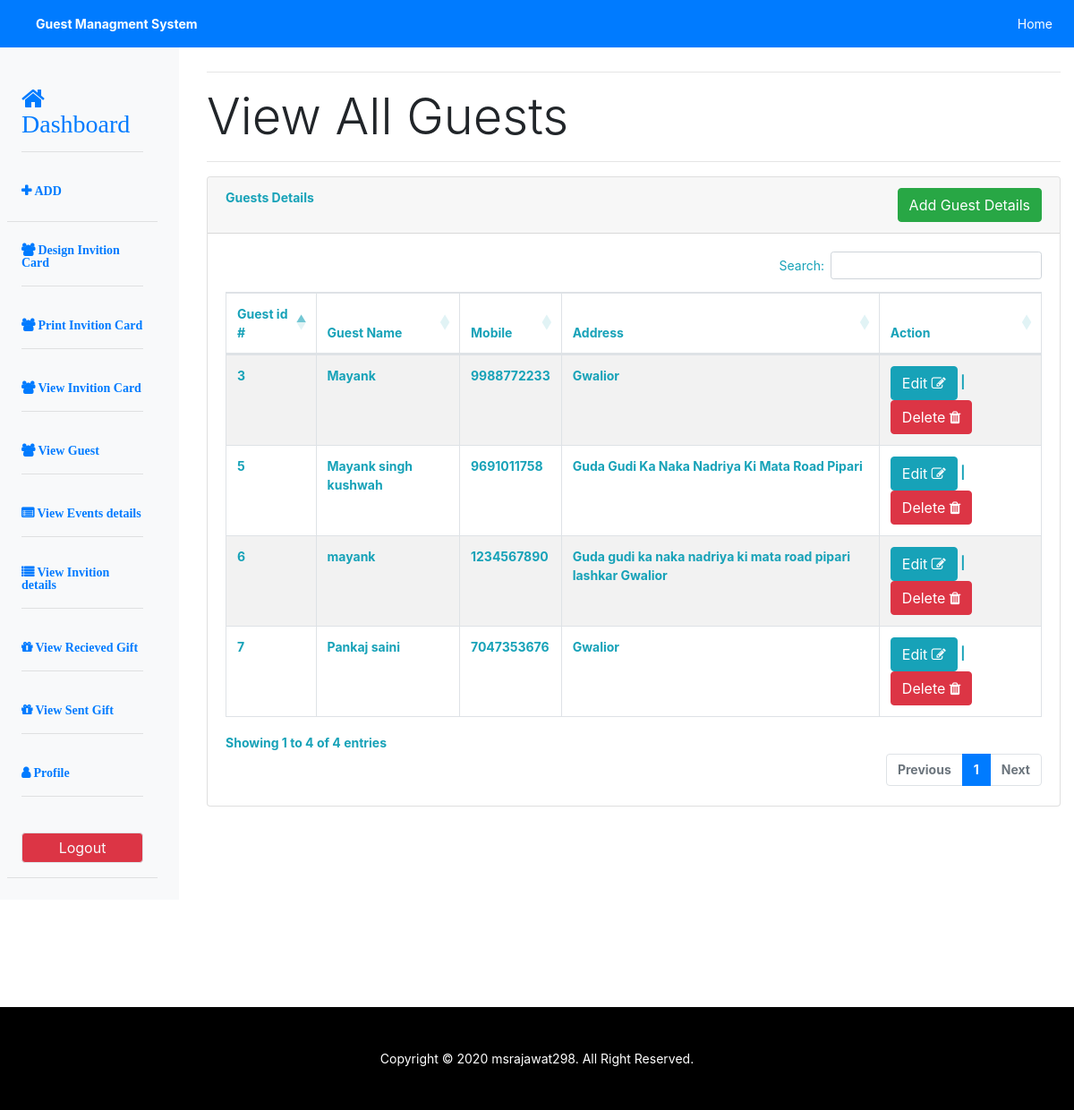
The page /user/view_guest.php (signed in) on the database its author committed.
### tables this page shows
CREATE TABLE `guest` (
  `id` int(11) NOT NULL,
  `user_id` int(11) NOT NULL,
  `name` varchar(50) NOT NULL,
  `email` varchar(50) DEFAULT NULL,
  `mobile` varchar(10) NOT NULL,
  `pic` varchar(100) DEFAULT NULL,
  `address` varchar(500) NOT NULL
);

### user/include/db.php (called while the page is built, shortened)
<?php
class db
{
    private $servername = "localhost";
    private $username = "root";
    private $password = "";
    private $dbname = "event_mang";
    private $conn;
    function __construct()
    {
        try {
            $this->conn = new PDO("mysql:host=$this->servername;dbname=$this->dbname", $this->username, $this->password);
            $this->conn->setAttribute(PDO::ATTR_ERRMODE, PDO::ERRMODE_EXCEPTION);
            return "Connected successfully";
        } catch (PDOException $e) {
            return "Connection failed: " . $e->getMessage();
        }
    }
    function select($table_name,$condtion="")
    {
        $stmt = $this->conn->prepare("SELECT * FROM $table_name WHERE 1 $condtion");
        $stmt->execute();
        $result = $stmt->fetchAll(PDO::FETCH_ASSOC);
        return $result;
    }
}
?>

### user/view_guest.php (the view, shortened to what this page needs)
<?php
if(isset($_SESSION['admin'])){
    $user_email= $_SESSION['admin'];
}else{
    header("location:index.php");
}
require_once 'include/db.php';
$tname = "guest";
$user = new db();
$con = " AND email  = '{$user_email}'";
$user_id = $user->select("users", $con);
$con=" AND user_id= {$user_id[0]['id']}";
$data = $user->select($tname,$con);
?>
<?php include_once 'include/header.php';?>
<body>
<?php include 'include/navbar.php';?>
<div class="container-fluid" id="main">
		<div class="row row-offcanvas row-offcanvas-left">
<?php include 'include/sidebar.php';?>
 <div class="col main pt-5 mt-3">
			 	<hr>
				<h1 class="display-4 d-none d-sm-block">View All Guests</h1>
				<hr><span class="font-weight-bold text-info">
                        <div class="card mb-4">
                            <div class="card-header">Guests Details
							<a href="add_guest.php"><button class="btn btn-success float-right">Add Guest Details</button></a>
							</div>
                            <div class="card-body">
                                <div class="datatable table-responsive">
			   <table id="example" class="table table-striped table-bordered" style="width:100%">
    <thead>
      <tr>
        <th>Guest id #</th>
        <th>Guest Name</th>
		<th>Mobile</th>
        <th>Address</th>
        <th>Action</th>
      </tr>
    </thead>
    <tbody>
	<?php
	foreach($data as $v){ ?>
      <tr>
	<td><?php echo $v['id'];?></td>
        <td><?php echo $v['name'];?></td>
        <td><?php echo $v['mobile'];?></td>
		 <td><?php echo $v['address'];?></td>
		<td><a href="add_guest.php?edit_id=<?php echo $v['id'];?>"
		       title="add_guest.php?edit_id=<?php echo $v['id'];?>">
			   <button class='edit btn btn-info' id='edit_<?php echo $v['id']; ?>'>Edit
			<i class="fa fa-pencil-square-o" aria-hidden="true"></i></button></a>
			| <button class='delete btn btn-danger' id='del_<?php echo $v['id']; ?>'>Delete
			<i class="fa fa-trash" aria-hidden="true"></i></button></td>
		</tr>
	<?php }?>
    </tbody>
  </table>
			 </div>
			 </div>
			 </div>
			 </div>
			 </div>
		</div>
<?php include 'include/footer.php';?>
</body>
</html>

### user/include/header.php (shortened to what this page needs)
<!DOCTYPE html>
<html lang="en">
<head>
<link rel="stylesheet" href="https://cdn.datatables.net/1.10.20/css/dataTables.bootstrap4.min.css">
<link rel="stylesheet" href="
https://cdnjs.cloudflare.com/ajax/libs/twitter-bootstrap/4.1.3/css/bootstrap.css
">
<link rel="stylesheet" href="<?php echo CSS ?>/bootstrap.min.css">
<link rel="stylesheet" href="https://cdnjs.cloudflare.com/ajax/libs/font-awesome/4.7.0/css/font-awesome.min.css">
<link rel="stylesheet" href="<?php echo CSS ?>/style.css">
<link href="https://gitcdn.github.io/bootstrap-toggle/2.2.2/css/bootstrap-toggle.min.css" rel="stylesheet">
</head>

### user/include/navbar.php (shortened to what this page needs)
  <nav class="navbar fixed-top navbar-expand-md navbar-dark bg-primary mb-3">
    <div class="flex-row d-flex">
        <a class="ml-3 text-white font-weight-bold p-2" href="#" title="Book Managment System">Guest Managment System</a>
    </div>
    <div class="navbar-collapse collapse" id="collapsingNavbar">
        <ul class="navbar-nav ml-auto">
             <li class="nav-item active">
                <a class="nav-link" href="index.php">Home <span class="sr-only">Home</span></a>
            </li>
        </ul>
    </div>
</nav>

### user/include/sidebar.php (shortened to what this page needs)
<div class="col-md-4 col-lg-2 sidebar-offcanvas bg-light p-2 mt-3 mr-3"
	 id="sidebar" role="navigation">
	<ul class="nav flex-column sticky-top pt-5 mr-3 mt-3 list-group ">
		<li class="nav-item">
			<a class="nav-link" href="dasboard.php">
				<i class="fa fa-home fa-2x"> Dashboard</i><hr>
			</a>
		</li>
		<li class="nav-item">
            <a class="nav-link" href="#submenu1" data-toggle="collapse" data-target="#submenu1">
			    <i class="fa fa-plus font-weight-bold"> ADD </i></a><hr>
</li>
	<li class="nav-item ">
		<a class="nav-link" href="photo_editor/" target="blank">
		<i class="fa fa-users font-weight-bold"> Design Invition Card</i><hr>
		</a>
	</li>
	<li class="nav-item ">
		<a class="nav-link" href="http://training2.forprintshop.com/" target="blank">
		<i class="fa fa-users font-weight-bold"> Print Invition Card</i><hr>
		</a>
	</li>
	<li class="nav-item ">
		<a class="nav-link" href="#view_guest.php">
		<i class="fa fa-users font-weight-bold"> View Invition Card</i><hr>
		</a>
	</li>
	<li class="nav-item ">
		<a class="nav-link" href="view_guest.php">
		<i class="fa fa-users font-weight-bold"> View Guest</i><hr>
		</a>
	</li>
	<li class="nav-item ">
		<a class="nav-link" href="view_events.php">
		<i class="fa fa-list-alt font-weight-bold"> View Events details</i><hr>
		</a>
	</li>
	<li class="nav-item ">
		<a class="nav-link " href="view_invition.php">
		<i class="fa fa-list font-weight-bold"> View Invition details</i><hr>
		</a>
	</li>
	<li class="nav-item ">
		<a class="nav-link " href="view_recieve_gifts.php">
		<i class="fa fa-gift font-weight-bold"> View Recieved Gift</i><hr>
		</a>
	</li>
	<li class="nav-item ">
		<a class="nav-link " href="view_sent_gifts.php">
		<i class="fa fa-gift font-weight-bold"> View Sent Gift</i><hr>
		</a>
	</li>
	<li class="nav-item ">
		<a class="nav-link" href="profile.php">
		<i class="fa fa-user font-weight-bold"> Profile</i><hr>
		</a>
	</li>
	<li class="nav-item ">
		<a class="nav-link btn btn-outline-light bg-danger  m-3 p-1 border"
			href="logout.php"> Logout</a><hr>
	</li>
</ul>
</div>

### user/include/footer.php (shortened to what this page needs)
<footer class="footer">
	<div class="container">
		<p class="mt-3 py-3 px-3">Copyright &copy; 2020 msrajawat298. All Right Reserved.</p>
	</div>
</footer>

### css/style.css (style rules this page uses)
body { font-size: .875rem; }
footer { left: 0; bottom: 0; width: 100%; background-color: black; padding:15px; color: white; text-align: center; margin-top:120px; z-index:99999; }
body, html { height:100%; }
.card { overflow:hidden; }

### rows shown on the page
guest: id "3", name "Mayank", mobile "9988772233", address "Gwalior"
guest: id "5", name "Mayank singh kushwah", mobile "9691011758", address "Guda Gudi Ka Naka Nadriya Ki Mata Road Pipari"
guest: id "6", name "mayank", mobile "1234567890", address "Guda gudi ka naka nadriya ki mata road pipari lashkar Gwalior"
guest: id "7", name "Pankaj saini", mobile "7047353676", address "Gwalior"
